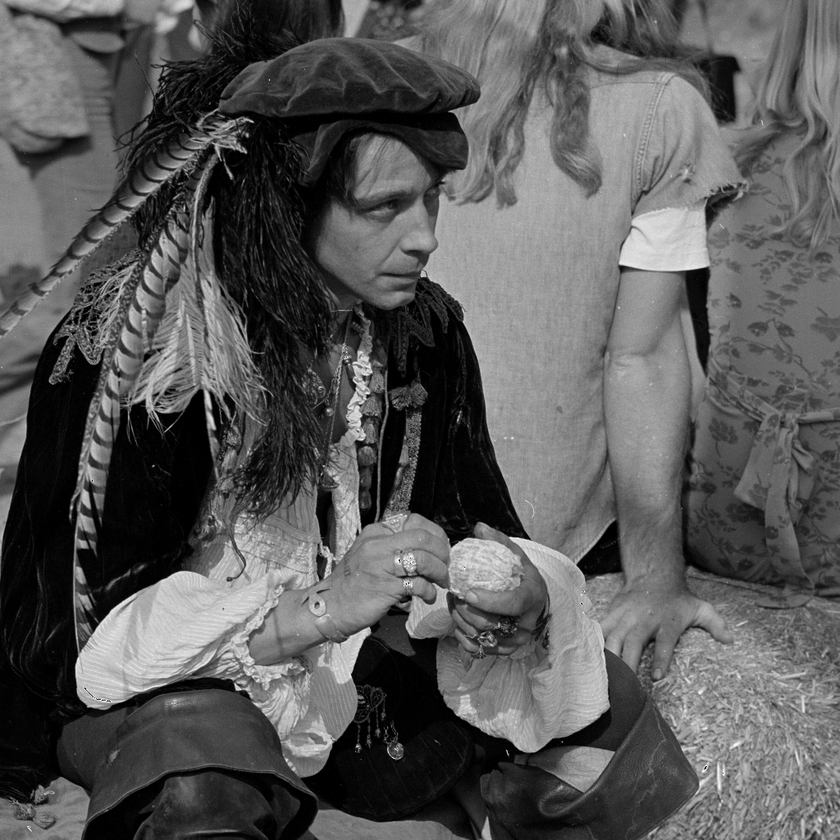
#> input picture Chapter 8/Dataset/5.3.01.tiff, 840 x 840 px, shrunk from 1024 x 1024 before the run, found by its file name
$ python 'histogram euqlization.py'
#> lines starting #> are read from the running program, lines starting #| are printed output that depends on the picture
import cv2
import numpy as np
import skimage.io as io
import skimage.exposure as ex
import matplotlib.pyplot as plt

img01= io.imread('C:\\Users\\Lab-2\\Desktop\\Dataset\\5.3.01.tiff')
#> img01 is the input picture: shape (840, 840); min 0, max 255, mean 89
io.imshow(img01)
io.show()

f = plt.figure()
f.show(plt.hist(img01.flatten(), bins=256))
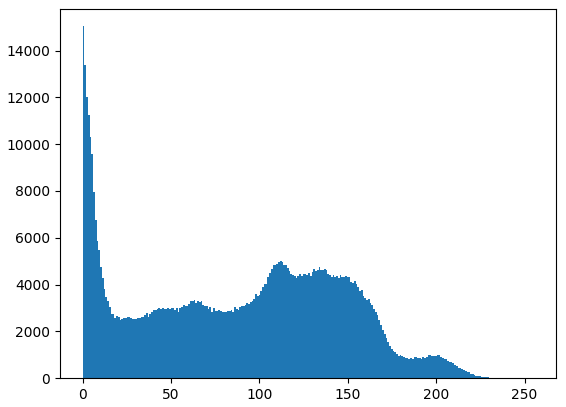
#> figure drawn by matplotlib, 1 panel; tallest bar 15040 high, from x = 0 to 0.996
plt.show()

img02 = cv2.equalizeHist(img01)
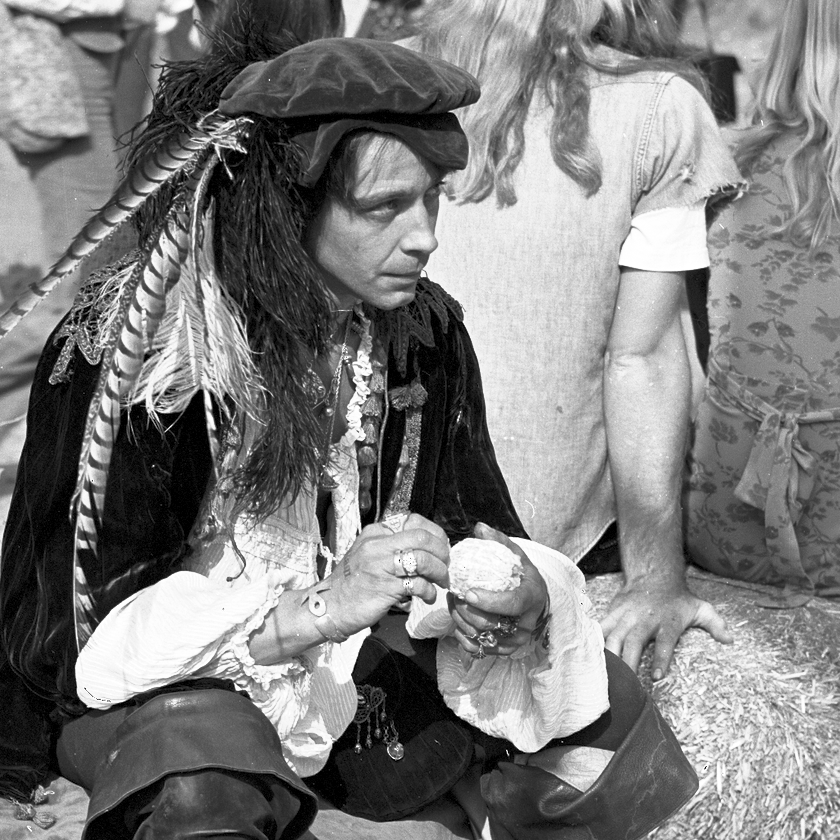
#> img02: shape (840, 840); min 0, max 255, mean 125.5
io.imshow(img02)
io.show()

f = plt.figure()
f.show(plt.hist(img02.flatten(), bins=256))
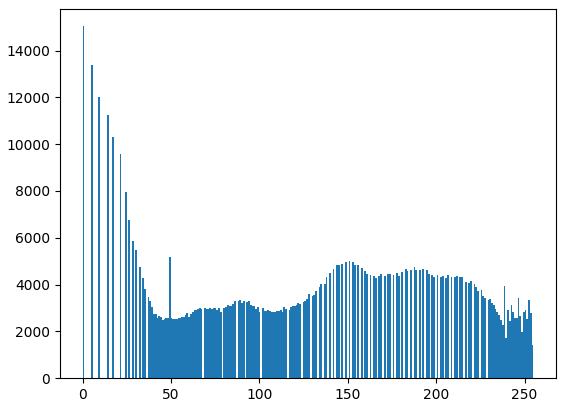
#> figure drawn by matplotlib, 1 panel; tallest bar 15040 high, from x = 0 to 0.996
plt.show()
